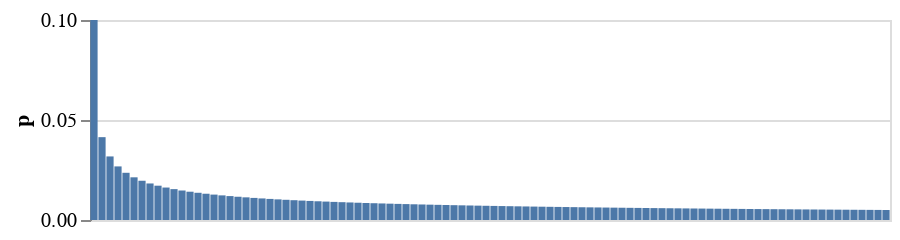

Source (notebook cell):
### Markdown cell above
And why stop at 10 buckets? Let's split it up into 100.

### Code cell
zs = np.arange(0,10,0.1)
ps = [Pz(z,z+0.1) for z in zs]
zs_labels = [f'[{z},{z+0.1})' for z in zs]

distribution = pd.DataFrame({'z':zs_labels, 'p':ps})
alt.Chart(distribution, height=100, width=400).mark_bar().encode(alt.X('z:O',axis=None), y='p')
